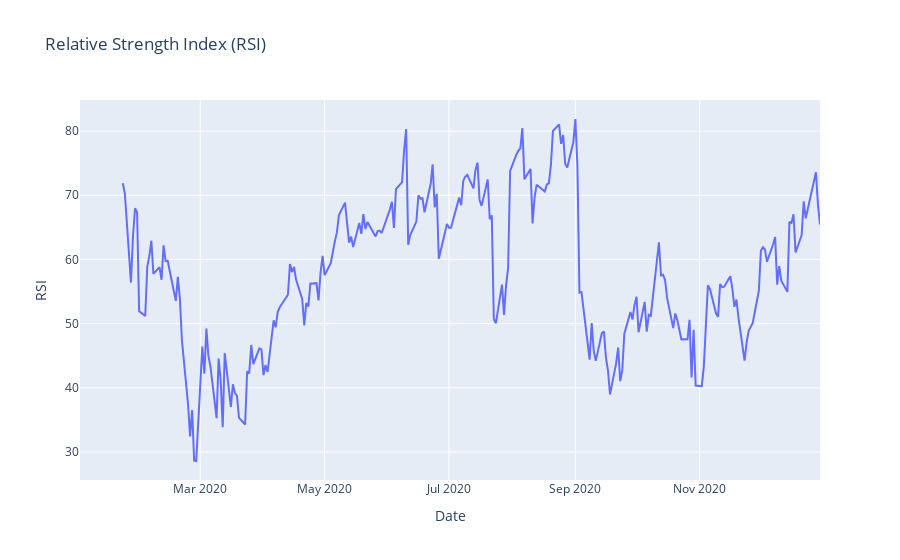

The notebook cell this image was saved under:
### Code cell
# Plot RSI
analyzer.plot_rsi(stock_data)

### Figure 1 — Plotly figure (JSON) as saved in the notebook; plotly's stock layout.template omitted (floating-point values rounded to 4 significant figures; data arrays with more than 128 entries replaced by an {"elided": "..."} marker saying what was removed)
{"data": [{"hovertemplate": "Date=%{x}<br>RSI=%{y}<extra></extra>", "legendgroup": "", "line": {"color": "#636efa", "dash": "solid"}, "marker": {"symbol": "circle"}, "mode": "lines", "name": "", "orientation": "v", "showlegend": false, "type": "scatter", "x": {"elided": "252 str values"}, "xaxis": "x", "y": {"elided": "252 float values"}, "yaxis": "y"}], "layout": {"legend": {"tracegroupgap": 0}, "title": {"text": "Relative Strength Index (RSI)"}, "xaxis": {"anchor": "y", "domain": [0, 1], "title": {"text": "Date"}}, "yaxis": {"anchor": "x", "domain": [0, 1], "title": {"text": "RSI"}}}}
